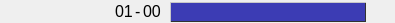
<?xml version="1.0" encoding="UTF-8"?>
<ui version="4.0">
 <class>WidgetFloppyStatus</class>
 <widget class="QWidget" name="WidgetFloppyStatus">
  <property name="geometry">
   <rect>
    <x>0</x>
    <y>0</y>
    <width>395</width>
    <height>23</height>
   </rect>
  </property>
  <property name="windowTitle">
   <string notr="true"/>
  </property>
  <widget class="QPushButton" name="InstertImage">
   <property name="enabled">
    <bool>true</bool>
   </property>
   <property name="geometry">
    <rect>
     <x>50</x>
     <y>1</y>
     <width>22</width>
     <height>22</height>
    </rect>
   </property>
   <property name="statusTip">
    <string>Ein Diskimage auswählen.</string>
   </property>
   <property name="text">
    <string/>
   </property>
   <property name="icon">
    <iconset resource="emu64.qrc">
     <normaloff>:/grafik/disk.png</normaloff>:/grafik/disk.png</iconset>
   </property>
   <property name="iconSize">
    <size>
     <width>18</width>
     <height>18</height>
    </size>
   </property>
   <property name="flat">
    <bool>true</bool>
   </property>
  </widget>
  <widget class="QPushButton" name="PowerLED">
   <property name="geometry">
    <rect>
     <x>0</x>
     <y>1</y>
     <width>20</width>
     <height>20</height>
    </rect>
   </property>
   <property name="statusTip">
    <string>Floppylaufwerk Ein-/Ausschalten</string>
   </property>
   <property name="autoFillBackground">
    <bool>false</bool>
   </property>
   <property name="text">
    <string notr="true"/>
   </property>
   <property name="iconSize">
    <size>
     <width>10</width>
     <height>10</height>
    </size>
   </property>
   <property name="flat">
    <bool>true</bool>
   </property>
  </widget>
  <widget class="QLabel" name="GeraeteIDOut">
   <property name="geometry">
    <rect>
     <x>25</x>
     <y>4</y>
     <width>21</width>
     <height>16</height>
    </rect>
   </property>
   <property name="font">
    <font>
     <pointsize>12</pointsize>
    </font>
   </property>
   <property name="statusTip">
    <string>Floppy Geräteadresse</string>
   </property>
   <property name="text">
    <string notr="true"/>
   </property>
  </widget>
  <widget class="QPushButton" name="MotorLED">
   <property name="enabled">
    <bool>true</bool>
   </property>
   <property name="geometry">
    <rect>
     <x>100</x>
     <y>1</y>
     <width>9</width>
     <height>9</height>
    </rect>
   </property>
   <property name="statusTip">
    <string>Anzeige für den Status des Diskmotors.</string>
   </property>
   <property name="text">
    <string notr="true"/>
   </property>
   <property name="iconSize">
    <size>
     <width>9</width>
     <height>9</height>
    </size>
   </property>
   <property name="flat">
    <bool>true</bool>
   </property>
  </widget>
  <widget class="QPushButton" name="RWLED">
   <property name="enabled">
    <bool>true</bool>
   </property>
   <property name="geometry">
    <rect>
     <x>100</x>
     <y>11</y>
     <width>9</width>
     <height>9</height>
    </rect>
   </property>
   <property name="statusTip">
    <string>Anzeige für den Schreib- /Lesezugriff.</string>
   </property>
   <property name="text">
    <string notr="true"/>
   </property>
   <property name="iconSize">
    <size>
     <width>9</width>
     <height>9</height>
    </size>
   </property>
   <property name="flat">
    <bool>true</bool>
   </property>
  </widget>
  <widget class="QLabel" name="TrackOut">
   <property name="enabled">
    <bool>true</bool>
   </property>
   <property name="geometry">
    <rect>
     <x>115</x>
     <y>3</y>
     <width>21</width>
     <height>16</height>
    </rect>
   </property>
   <property name="font">
    <font>
     <pointsize>12</pointsize>
    </font>
   </property>
   <property name="statusTip">
    <string>Aktuelle Spur.</string>
   </property>
   <property name="text">
    <string notr="true">01</string>
   </property>
  </widget>
  <widget class="QLabel" name="SekcorOut">
   <property name="enabled">
    <bool>true</bool>
   </property>
   <property name="geometry">
    <rect>
     <x>143</x>
     <y>3</y>
     <width>21</width>
     <height>16</height>
    </rect>
   </property>
   <property name="font">
    <font>
     <pointsize>12</pointsize>
    </font>
   </property>
   <property name="statusTip">
    <string>Aktueller Sektor.</string>
   </property>
   <property name="text">
    <string notr="true">00</string>
   </property>
  </widget>
  <widget class="QLabel" name="Label1">
   <property name="enabled">
    <bool>true</bool>
   </property>
   <property name="geometry">
    <rect>
     <x>135</x>
     <y>3</y>
     <width>16</width>
     <height>16</height>
    </rect>
   </property>
   <property name="font">
    <font>
     <pointsize>12</pointsize>
    </font>
   </property>
   <property name="text">
    <string notr="true">-</string>
   </property>
  </widget>
  <widget class="QLabel" name="DisknameOut">
   <property name="geometry">
    <rect>
     <x>170</x>
     <y>2</y>
     <width>196</width>
     <height>20</height>
    </rect>
   </property>
   <property name="toolTip">
    <string notr="true"/>
   </property>
   <property name="statusTip">
    <string>Diskname der eingelegten Diskette.</string>
   </property>
   <property name="styleSheet">
    <string notr="true">background-color: rgb(60,60, 180);
color: rgb(150, 150, 255);
border: 1px solid;
border-top-color: rgb(200, 200, 200);
border-left-color: rgb(200, 200, 200);
border-bottom-color: rgb(50, 50,50);
border-right-color: rgb(50, 50, 50);</string>
   </property>
   <property name="text">
    <string notr="true"/>
   </property>
   <property name="textFormat">
    <enum>Qt::PlainText</enum>
   </property>
   <property name="scaledContents">
    <bool>false</bool>
   </property>
   <property name="alignment">
    <set>Qt::AlignBottom|Qt::AlignLeading|Qt::AlignLeft</set>
   </property>
  </widget>
  <widget class="QPushButton" name="EjectImage">
   <property name="enabled">
    <bool>true</bool>
   </property>
   <property name="geometry">
    <rect>
     <x>70</x>
     <y>1</y>
     <width>22</width>
     <height>22</height>
    </rect>
   </property>
   <property name="statusTip">
    <string>Diskimage auswerfen.</string>
   </property>
   <property name="text">
    <string/>
   </property>
   <property name="icon">
    <iconset resource="emu64.qrc">
     <normaloff>:/grafik/Eject1.png</normaloff>:/grafik/Eject1.png</iconset>
   </property>
   <property name="iconSize">
    <size>
     <width>19</width>
     <height>19</height>
    </size>
   </property>
   <property name="flat">
    <bool>true</bool>
   </property>
  </widget>
  <widget class="QPushButton" name="Volume">
   <property name="geometry">
    <rect>
     <x>370</x>
     <y>1</y>
     <width>20</width>
     <height>20</height>
    </rect>
   </property>
   <property name="statusTip">
    <string>Lautstärke der Floppygeräusche.</string>
   </property>
   <property name="autoFillBackground">
    <bool>false</bool>
   </property>
   <property name="text">
    <string notr="true"/>
   </property>
   <property name="flat">
    <bool>true</bool>
   </property>
  </widget>
 </widget>
 <resources>
  <include location="emu64.qrc"/>
 </resources>
 <connections/>
</ui>
